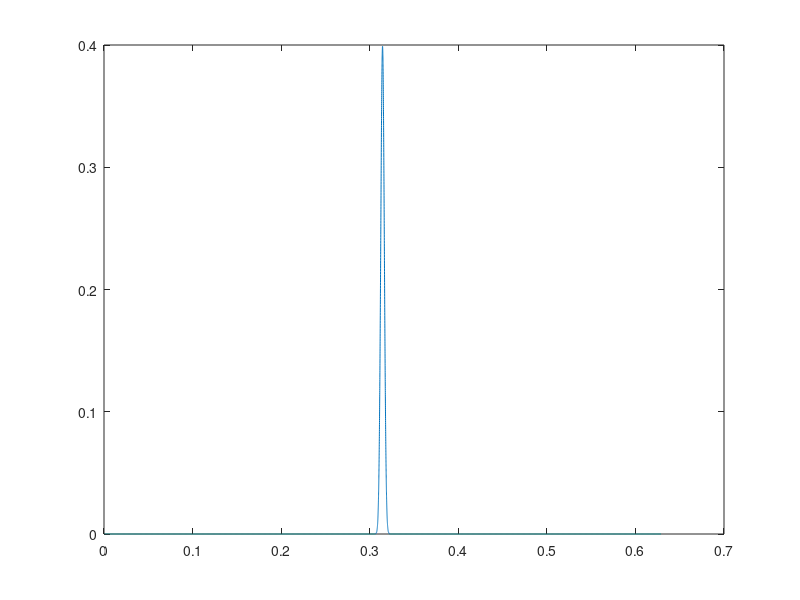

Write MATLAB code to recreate this figure. (Note: this script raises an error after producing the figure.)
t=1:2^15;
fs=52100;
t=t/fs;
sigma=0.002;
for i=1:2^15

   sng(i) =  1/(sqrt(2*pi))*exp( -(t(i)-t(2^14))^2 /(2*sigma^2));
end
sng=(sng)';
figure
plot(t,sng)

F=[];
for i=1:30
    F=[F,sng+0.00002*randn(size(sng))];
end


%%
[r,~]=size(sng);
M_win=r;

win=[zeros((r-M_win)/2,1);hann(M_win);zeros((r-M_win)/2,1)];
E_win=sum(win.^2)/length(win);

fft_sng=fft(sng.*win);

fft_sng = (fft_sng)./length (FFT_F(:,1))/fs/E_win; %PSD di F stimata tramite fft
PSD_F_fft(2:end,:)= 2*PSD_F_fft(2:end,:);   